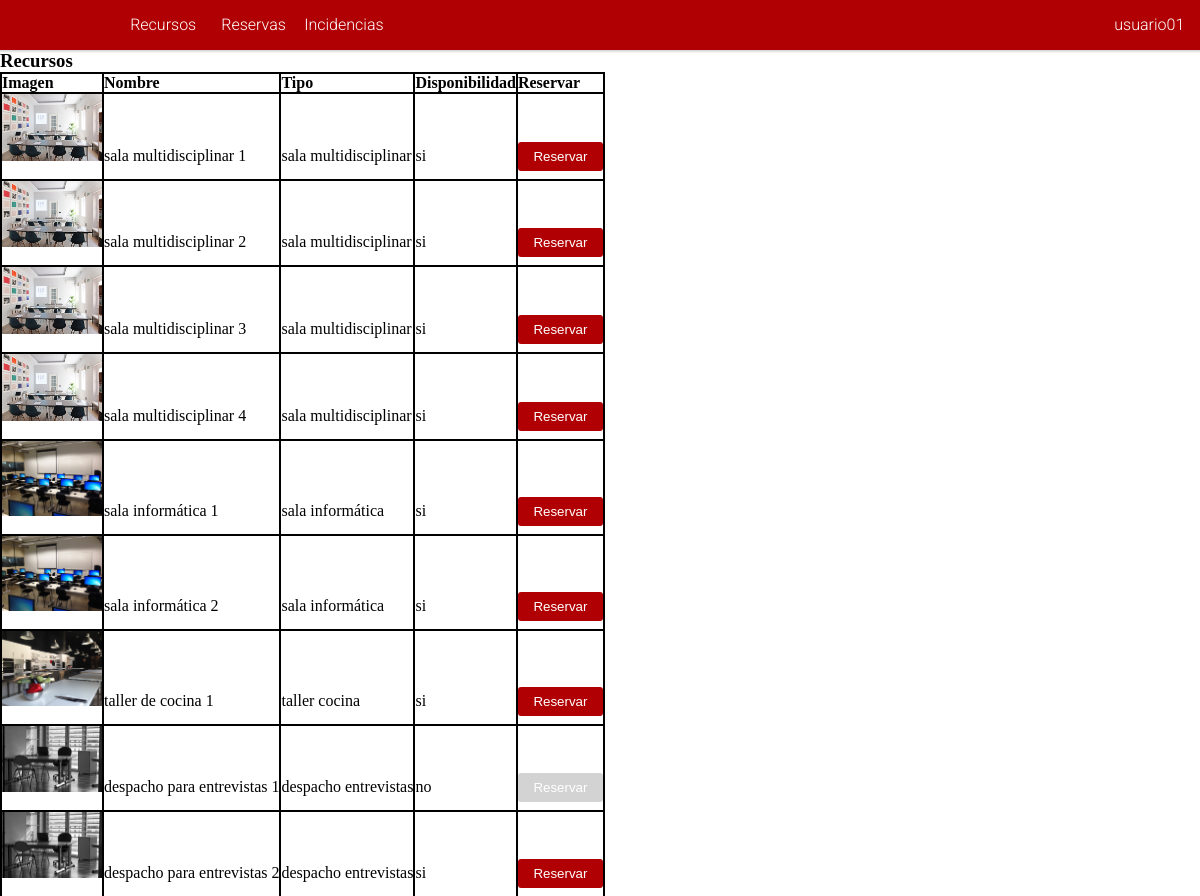
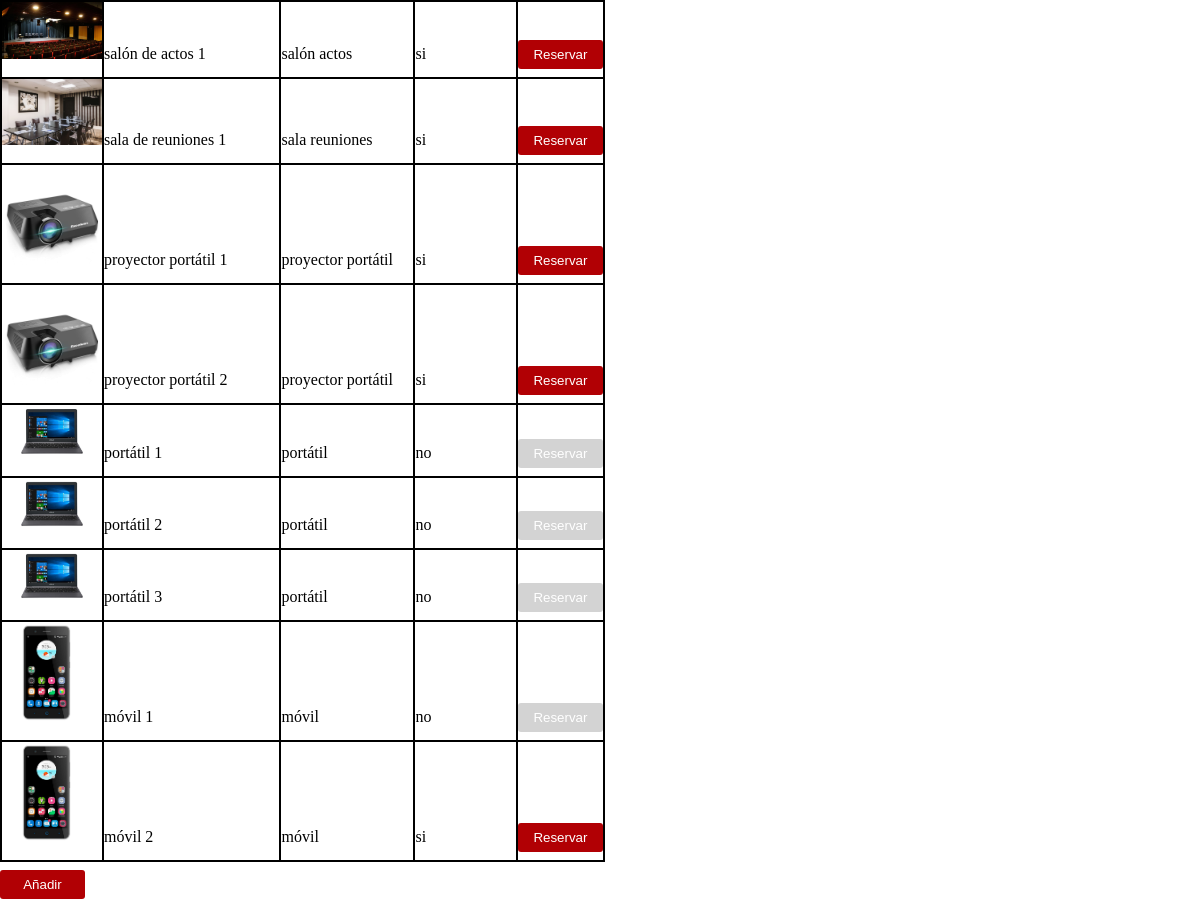
The app's page /PaginaWeb/index.php (signed in) with its own data (2 pictures, top to bottom).
### tables this page shows
CREATE TABLE IF NOT EXISTS `tbl_empleado` (
`id_empleado` int(11) NOT NULL AUTO_INCREMENT,
`email_empleado` varchar(100) DEFAULT NULL,
`usuario_empleado` varchar(100) DEFAULT NULL,
`password_empleado` varchar(255) DEFAULT NULL,
`nombre_empleado` varchar(100) DEFAULT NULL,
`apellido_empleado` varchar(100) DEFAULT NULL,
`grupo_empleado` ENUM('usuarios', 'administradores') DEFAULT NULL,
PRIMARY KEY (`id_empleado`),
UNIQUE KEY `email_empleado` (`email_empleado`),
UNIQUE KEY `usuario_empleado` (`usuario_empleado`)
);

CREATE TABLE IF NOT EXISTS `tbl_recurso` (
`id_recurso` int(11) NOT NULL AUTO_INCREMENT,
`rutaArchivos_recurso` varchar(100) DEFAULT 'assets/images/recursos',
`nombreArchivos_recurso` varchar(100) DEFAULT NULL,
`extensionArchivos_recurso` varchar(10) DEFAULT '.jpg',
`nombre_recurso` varchar(100) DEFAULT NULL,
`descripcion_recurso` text DEFAULT NULL,
`tipo_recurso` ENUM('sala multidisciplinar', 'sala informática', 'taller cocina', 'despacho entrevistas', "salón actos", 'sala reuniones', 'proyector portátil', 'portátil', 'móvil') DEFAULT NULL,
`disp_recurso` ENUM('si', 'no') DEFAULT NULL,
PRIMARY KEY (`id_recurso`)
);

### PaginaWeb/php/datosUsuario.proc.php (called while the page is built, shortened)
<?php
	if (isset($_SESSION['user_id'])) {
		$records = $conn->prepare('SELECT id_empleado, usuario_empleado, email_empleado, password_empleado, grupo_empleado FROM tbl_empleado WHERE id_empleado = :id');
		$records->bindParam(':id', $_SESSION['user_id']);
		$records->execute();
		$results = $records->fetch(PDO::FETCH_ASSOC);
		if (count($results) > 0) {
			$usuario = $results;
		}
	}
?>

### PaginaWeb/php/recursos.php (the view, shortened to what this page needs)
<article>
	<h1>Recursos</h1>
	<?php
		$consulta=mysqli_query($link, "SELECT * FROM tbl_recurso ORDER BY id_recurso");
		echo "<div class='tabla'>";
			if(mysqli_num_rows($consulta)>0) {
				echo "<div class='fila encabezado'>";
					echo "<div class='columna'>Imagen</div>";
					echo "<div class='columna'>Nombre</div>";
					echo "<div class='columna'>Tipo</div>";
					echo "<div class='columna'>Disponibilidad</div>";
					echo "<div class='columna'>Reservar</div>";
				echo "</div>";
				while($array = mysqli_fetch_array($consulta)) {
					$id=$array['id_recurso'];
					$nombre = $array['nombre_recurso'];
					$tipo = $array['tipo_recurso'];
					$disponible = $array['disp_recurso'];
					$rutaImagen = $array['rutaArchivos_recurso'];
					$nombreImagen = $array['nombreArchivos_recurso'];
					$extensionImagen = $array['extensionArchivos_recurso'];
					$imagen = $rutaImagen.$nombreImagen.$extensionImagen;
					echo "<div class='fila'>";
						echo "<div class='columna'><img src='$imagen'></div>";
						echo "<div class='columna'>$nombre</div>";
						echo "<div class='columna'>$tipo</div>";
						echo "<div class='columna'>$disponible</div>";
						if ($disponible == 'si') {
							echo "<div class='columna'><a href='index.php?idRecurso=$id#mostrarAñadirReserva'><input type='button' value='Reservar'></a></div>";
						} else {
							echo "<div class='columna'><input class='desabilitado' type='button' value='Reservar'></div>";
						}
					echo "</div>";
				}
			}
		echo "</div>";
	?>
	<a href="#mostrarAñadirRecurso"><input type="button" value="Añadir"></a>
</article>

### PaginaWeb/index.php (shortened to what this page needs)
<!DOCTYPE html>
<html>
	<head>
		<link rel="stylesheet" href="https://use.fontawesome.com/releases/v5.4.1/css/all.css">
		<link rel="stylesheet" type="text/css" href="assets/css/estilos.css">
	</head>
	<body>
		<?php
			include "php/conexion.proc.php";
			include "php/datosUsuario.proc.php";
			if (!isset($_SESSION['user_id'])) {
				include "php/login.php";
			} else {
				include "php/navegador.php";
				?><section><?php
					if (!isset($_REQUEST['mostrar'])) {
						include "php/recursos.php";
						?><?php
					}
				?></section><?php
			}
		?>
	</body>
</html>

### PaginaWeb/php/navegador.php (shortened to what this page needs)
<nav id='MenuDesplegable' class="menu">
	<ul class="nav">
		<li class="nivel1"><a href="index.php">Recursos</a></li>
		<li class="nivel1"><a href="index.php?mostrar=reservas">Reservas</a></li>
		<li class="nivel1"><a href="index.php?mostrar=incidencias">Incidencias</a></li>
		<?php
			$nombreUsuario = $usuario['usuario_empleado'];
			echo "<li class='usuario'><a>".$nombreUsuario."</a>";
			echo "</li>";
		?>
	</ul>
</nav>

### PaginaWeb/assets/css/estilos.css (style rules this page uses)
* { margin: 0; padding: 0; list-style: none; text-decoration: none; border: none; outline: none; box-sizing: border-box; }
body { margin-top: 50px; }
img { width: 100px; }

### PaginaWeb/assets/css/formulariosBotones.css (style rules this page uses)
input[type="button"] { padding: 7px; color: #fff; background: #b10004; width: 85px; margin-top: 8px; margin-bottom: 8px; border: 0; border-radius: 3px; cursor: pointer; }
.desabilitado { background-color: #D3D3D3 !important; cursor: default !important; }

### PaginaWeb/assets/css/tablas.css (style rules this page uses)
div.tabla { display: table; border: 1px solid black; }
div.fila { display: table-row; border: 1px solid black; }
div.columna { display: table-cell; border: 1px solid black; }
div.encabezado { font-weight: bold; }

### PaginaWeb/assets/css/menu.css (style rules this page uses)
* { margin: 0; padding: 0; box-sizing: border-box; }
nav { background-color: #b10004; position: fixed; z-index: 1000; top: 0; width: 100%; box-shadow: 0 -5px 3px 6px rgba(0,0,0,.255); left: 0 !important; font-family: 'Roboto', sans-serif; }
ul.nav { list-style-type: none; margin-left: 10%; }
nav ul li.nivel1 { display: inline-block; width: 8%; position: relative; text-align: center; }
nav ul li.usuario { display: inline-block; min-width: 8%; position: relative; text-align: center; cursor: pointer; float: right; padding-right: 15px; }
nav li a { display: block; text-decoration: none; line-height: 50px; color: #ffffff; font-weight: 300; }

### records on screen
tbl_empleado: usuario_empleado "usuario01"
tbl_recurso: rutaArchivos_recurso+nombreArchivos_recurso+extensionArchivos_recurso (picture), nombre_recurso "sala multidisciplinar 1", tipo_recurso "sala multidisciplinar", disp_recurso "si"
tbl_recurso: rutaArchivos_recurso+nombreArchivos_recurso+extensionArchivos_recurso (picture), nombre_recurso "sala multidisciplinar 2", tipo_recurso "sala multidisciplinar", disp_recurso "si"
tbl_recurso: rutaArchivos_recurso+nombreArchivos_recurso+extensionArchivos_recurso (picture), nombre_recurso "sala multidisciplinar 3", tipo_recurso "sala multidisciplinar", disp_recurso "si"
tbl_recurso: rutaArchivos_recurso+nombreArchivos_recurso+extensionArchivos_recurso (picture), nombre_recurso "sala multidisciplinar 4", tipo_recurso "sala multidisciplinar", disp_recurso "si"
tbl_recurso: rutaArchivos_recurso+nombreArchivos_recurso+extensionArchivos_recurso (picture), nombre_recurso "sala informática 1", tipo_recurso "sala informática", disp_recurso "si"
tbl_recurso: rutaArchivos_recurso+nombreArchivos_recurso+extensionArchivos_recurso (picture), nombre_recurso "sala informática 2", tipo_recurso "sala informática", disp_recurso "si"
tbl_recurso: rutaArchivos_recurso+nombreArchivos_recurso+extensionArchivos_recurso (picture), nombre_recurso "taller de cocina 1", tipo_recurso "taller cocina", disp_recurso "si"
tbl_recurso: rutaArchivos_recurso+nombreArchivos_recurso+extensionArchivos_recurso (picture), nombre_recurso "despacho para entrevistas 1", tipo_recurso "despacho entrevistas", disp_recurso "no"
tbl_recurso: rutaArchivos_recurso+nombreArchivos_recurso+extensionArchivos_recurso (picture), nombre_recurso "despacho para entrevistas 2", tipo_recurso "despacho entrevistas", disp_recurso "si"
tbl_recurso: rutaArchivos_recurso+nombreArchivos_recurso+extensionArchivos_recurso (picture), nombre_recurso "salón de actos 1", tipo_recurso "salón actos", disp_recurso "si"
tbl_recurso: rutaArchivos_recurso+nombreArchivos_recurso+extensionArchivos_recurso (picture), nombre_recurso "sala de reuniones 1", tipo_recurso "sala reuniones", disp_recurso "si"
tbl_recurso: rutaArchivos_recurso+nombreArchivos_recurso+extensionArchivos_recurso (picture), nombre_recurso "proyector portátil 1", tipo_recurso "proyector portátil", disp_recurso "si"
tbl_recurso: rutaArchivos_recurso+nombreArchivos_recurso+extensionArchivos_recurso (picture), nombre_recurso "proyector portátil 2", tipo_recurso "proyector portátil", disp_recurso "si"
tbl_recurso: rutaArchivos_recurso+nombreArchivos_recurso+extensionArchivos_recurso (picture), nombre_recurso "portátil 1", tipo_recurso "portátil", disp_recurso "no"
tbl_recurso: rutaArchivos_recurso+nombreArchivos_recurso+extensionArchivos_recurso (picture), nombre_recurso "portátil 2", tipo_recurso "portátil", disp_recurso "no"
tbl_recurso: rutaArchivos_recurso+nombreArchivos_recurso+extensionArchivos_recurso (picture), nombre_recurso "portátil 3", tipo_recurso "portátil", disp_recurso "no"
tbl_recurso: rutaArchivos_recurso+nombreArchivos_recurso+extensionArchivos_recurso (picture), nombre_recurso "móvil 1", tipo_recurso "móvil", disp_recurso "no"
tbl_recurso: rutaArchivos_recurso+nombreArchivos_recurso+extensionArchivos_recurso (picture), nombre_recurso "móvil 2", tipo_recurso "móvil", disp_recurso "si"
